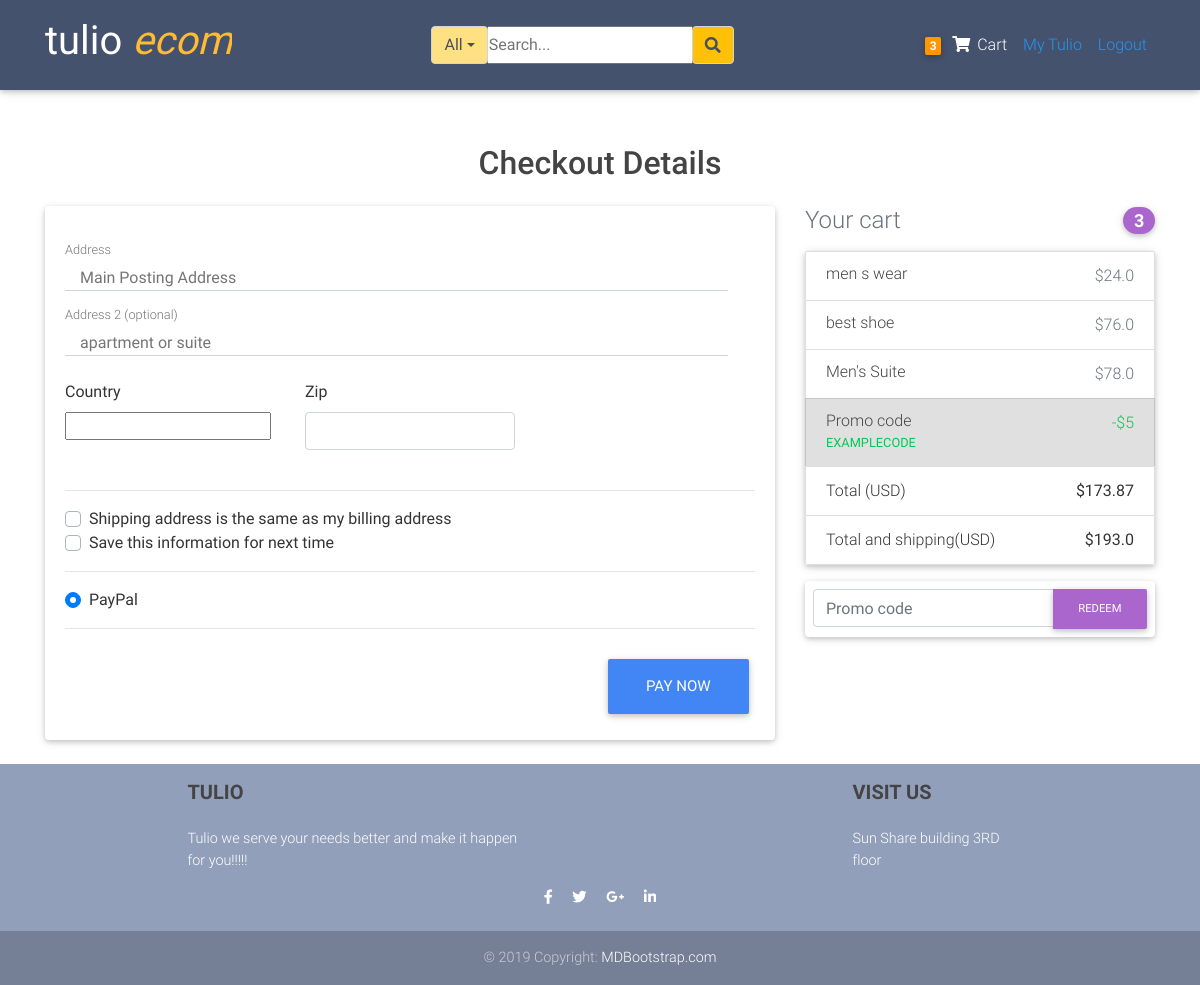
Before: /checkout/ (signed in) with the older database file.
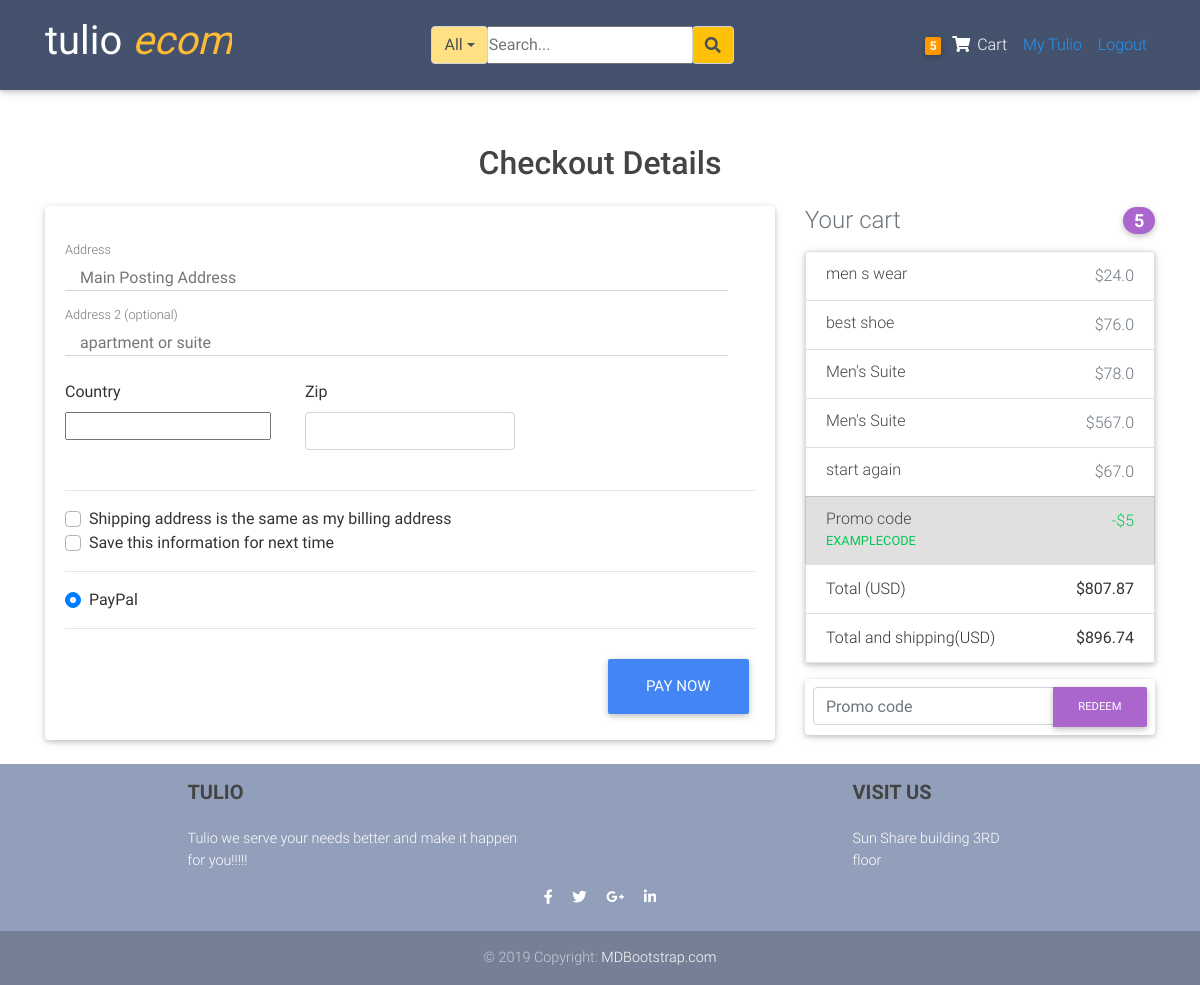
After: the same page with the newer database file.
### blogs/models.py (models this page shows, shortened)
class Order(models.Model):
	user           = models.ForeignKey(settings.AUTH_USER_MODEL,
	                        on_delete=models.CASCADE)
	items          = models.ManyToManyField(OrderItem)
	start_date     = models.DateTimeField(auto_now_add=True)
	ordered_date   = models.DateTimeField()
	ordered        = models.BooleanField(default=False)
	biling_address = models.ForeignKey("BillingAddress",
		          on_delete=models.SET_NULL, blank=True, null=True)
	payment        = models.ForeignKey("Payment",
		          on_delete=models.SET_NULL, blank=True, null=True)
	def get_total(self):
		total = 0
		for order_item in self.items.all():
			total +=order_item.get_final_price()
		return round(total,2)
	def get_shipping(self):
		shipping=0
		if self.get_total() <=10:
			shipping=self.get_total()*0.05
		elif self.get_total() >10 and self.get_total()<=20:
			shipping=self.get_total()*0.06
		elif self.get_total() >20 and self.get_total()<=100:
			shipping=self.get_total()*0.08
		else:
			shipping=self.get_total()*0.11
		return round(shipping,2)
	def get_total_and_shipping(self):
		return round((self.get_total() + self.get_shipping()),2)

class  OrderItem(models.Model):
	user     = models.ForeignKey(settings.AUTH_USER_MODEL,
	                        on_delete=models.CASCADE)
	ordered  = models.BooleanField(default=False)
	item     = models.ForeignKey(Item, on_delete=models.CASCADE)
	quantity = models.IntegerField(default=1)
	date     = models.DateTimeField(auto_now_add=True)
	def get_item_total_price(self):
		return self.quantity * self.item.price
	def get_item_total_discount_price(self):
		return round((self.quantity * self.item.discount_price), 2)
	def get_final_price(self):
		if self.item.discount_price:
			return self.get_item_total_discount_price()
		return self.get_item_total_price()

class Item(models.Model):
	title           = models.CharField(max_length=100)
	price           = models.FloatField()
	discount_price  = models.FloatField(blank=True, null=True)
	category        = models.CharField(choices=CATEGORY_CHOICES, max_length=2)
	label           = models.CharField(choices=LABEL_CHOICES, max_length=2)
	image           = models.ImageField(upload_to='product_pictures')
	slug            = models.SlugField()
	description     = models.TextField()
	owner           = models.ForeignKey(User, on_delete=models.CASCADE)
	date            = models.DateTimeField(auto_now_add=True)
	objects         = ProductManager()

### blogs/views.py (the view, shortened to what this page needs)
# urls.py: path('checkout/', CheckoutView.as_view(), name = "checkout" ),
class CheckoutView(LoginRequiredMixin, View):
	def get(self, *args, **kwargs):
		try:
			order = Order.objects.get(user=self.request.user, ordered=False)
			form = CheckoutForm()
			context ={
			'form':form,
			'order':order,
			}
			return render(self.request, "blogs/checkout.html", context)
		except ObjectDoesNotExist:
			messages.error(self.request,f"No active orders available")
			return redirect("blogs:checkout")

### blogs/blog_forms.py
class CheckoutForm(forms.Form):
	street_address = forms.CharField(widget=forms.TextInput(attrs={
		"placeholder": "Main Posting Address",
		'class':'col-md-11 pt-3'
		}))
	apartment_address = forms.CharField(required= False, widget=forms.TextInput(attrs={
		"placeholder": "apartment or suite",
		'class':'col-md-11 pt-3'
		}))
	country = CountryField(blank_label='(select country)').formfield(widget =CountrySelectWidget(attrs={
		'class': 'custom-select d-block w-100'
		}))
	zip =forms.CharField(widget=forms.TextInput(attrs={
		'class':'form-control'
		}))
	same_biling_address = forms.BooleanField(required=False)
	save_info = forms.BooleanField(required=False)
	payment_options=forms.ChoiceField(widget=forms.RadioSelect,
						choices=PAYMENT_CHOICES)

### blogs/templatetags/cart_item_count.py (called while the page is built)
@register.filter
def cart_count(user):
	if user.is_authenticated:
		query_set = Order.objects.filter(user=user, ordered=False)
		if query_set.exists():
			return query_set[0].items.count()
	return 0

### blogs/templates/blogs/checkout.html (shortened to what this page needs)
{%extends 'blogs/layout.html'%}
{%load cart_item_count%}
{%load crispy_forms_tags%}
{%block content%}
    <div class="container wow fadeIn pt-5">
      <h2 class=" h2 text-center mb-4">Checkout Details</h2>
      <div class="row">
        <div class="col-md-8 mb-4">
          <div class="card">
            <form method="POST" class="card-body">
              <div class="md-form mb-8">
               {{form.street_address}}
                <label for="address" class="">Address</label>
              </div>
              <div class="md-form mb-8">
                {{form.apartment_address}}
                <label for="text-bold address-2" class="">Address 2 (optional)</label>
              </div>
              <div class="row">
                <div class="col-lg-4 col-md-12 mb-4">
                  <label for="country">Country</label>
                  {{form.country}}
                </div>
                <div class="col-lg-4 col-md-6 mb-4">
                  <label for="zip">Zip</label>
                  {{form.zip}}
                </div>
              </div>
              <hr>
              <div class="custom-control custom-checkbox">
                <label class="custom-control-label" for="same-address">Shipping address is the same as my billing address</label>
              </div>
              <div class="custom-control custom-checkbox">
                <label class="custom-control-label" for="save-info">Save this information for next time</label>
              </div>
              <hr>
              <div class="d-block my-3">
                {% for value, name in form.fields.payment_options.choices%}
                <div class="custom-control custom-radio">
                  <label class="custom-control-label" for="{{name}}">{{name}}</label>
                </div>
               {%endfor%}
              </div>
              <hr class="mb-4">
              <button class="btn btn-primary btn-lg float-right" type="submit">Pay Now</button>
            </form>
          </div>
        </div>
       <div class="col-md-4 mb-4">
          <h4 class="d-flex justify-content-between align-items-center mb-3">
            <span class="text-muted">Your cart</span>
            <span class="badge badge-secondary badge-pill">{{request.user|cart_count}}</span>
          </h4>
          <ul class="list-group mb-3 z-depth-1">
            {%for order_item in order.items.all%}
            <li class="list-group-item d-flex justify-content-between lh-condensed">
              <div>
                <h6 class="my-0">{{order_item.item.title}}</h6>
              </div>
              <span class="text-muted">${{order_item.get_item_total_price}}</span>
            </li>
            {%endfor%}
            {%if order.items.all%}
            <li class="list-group-item d-flex justify-content-between bg-light">
              <div class="text-success">
                <h6 class="my-0">Promo code</h6>
                <small>EXAMPLECODE</small>
              </div>
              <span class="text-success">-$5</span>
            </li>
            <li class="list-group-item d-flex justify-content-between">
              <span>Total (USD)</span>
              <strong>${{order.get_total}}</strong>
            </li>
            <li class="list-group-item d-flex justify-content-between">
              <span>Total and shipping(USD)</span>
              <strong>${{order.get_total_and_shipping}}</strong>
            </li>
          </ul>
          {%endif%}
          <form class="card p-2">
            <div class="input-group">
              <input type="text" class="form-control" placeholder="Promo code" aria-label="Recipient's username" aria-describedby="basic-addon2">
              <div class="input-group-append">
                <button class="btn btn-secondary btn-md waves-effect m-0" type="button">Redeem</button>
              </div>
            </div>
          </form>
</div>
      </div>
    </div>
{%endblock content%}

### blogs/templates/blogs/nav.html
{%load cart_item_count%}
<nav class="navbar fixed-top navbar-expand-lg navbar-dark mdb-color scrolling-navbar">
    <div class="container">
      <a class="navbar-brand waves-effect" href="{%url 'blogs:home' %}" target="_blank">
          <h1>
             <strong class="white-text">tulio <em class="text-warning">ecom</em></strong>
          </h1>
      </a>
  {%include 'blogs/search_bar.html'%}
        <ul class="navbar-nav nav-flex-icons">
          <li>
            <div class="navbar-nav">
                  <li class="nav-item">
                      <a href="{%url 'blogs:order_summary'%}" class="nav-link waves-effect">
                        <span class="badge orange z-depth-1 mr-1"> {{request.user|cart_count}}</span>
                          <i class="fas fa-shopping-cart"></i>
                        <span class="clearfix d-none d-sm-inline-block"> Cart </span>
                      </a>
                  </li>
                {%if request.user.is_authenticated%}
                    <a class="nav-item nav-link blue-text" href="{%url 'blogs:dashboard'%}">My Tulio</a>
                    <a class="nav-item nav-link blue-text" href="{%url 'account_logout' %}">Logout</a>
                {%else%}
                    <a class="nav-item nav-link blue-text" href="{%url 'account_login' %}">Login</a>
                    <a class="nav-item nav-link blue-text" href="{%url 'account_signup'%}">Register</a>
                {%endif%}
            </div>
          </li>
        </ul>
      </div>
  </nav>

Changed rows visible on the page:
added OrderItem: item "Men's Suite", get_item_total_price "567.0"
added OrderItem: item "start again", get_item_total_price "67.0"
changed through a linked row, Order: get_total "173.87" → "807.87"; get_total_and_shipping "193.0" → "896.74"
Other visible differences:
{{ request.user|cart_count }}: "3" → "5"
